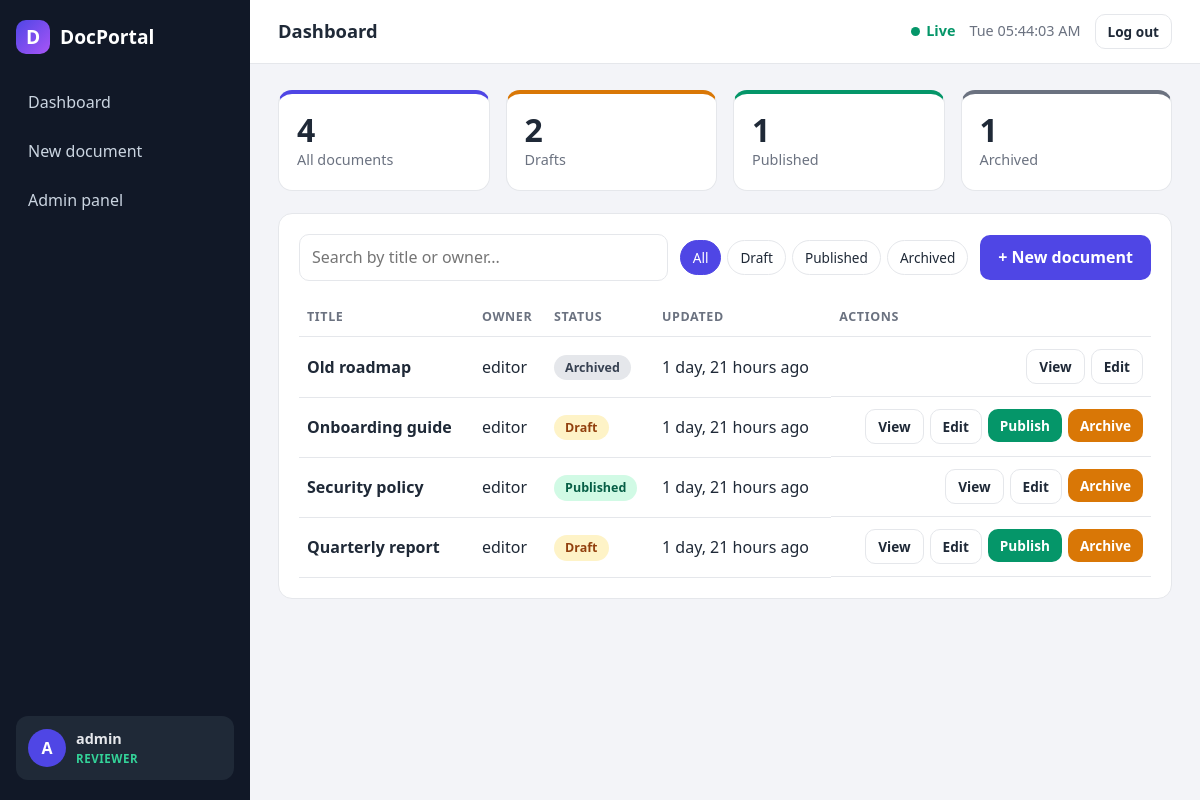
Screenshot of / (signed in) with the database file from the repository.
### accounts/models.py (models this page shows, shortened)
class User(AbstractBaseUser, PermissionsMixin):
    class Role(models.TextChoices):
        EDITOR = "editor", "Editor"
        REVIEWER = "reviewer", "Reviewer"
        VIEWER = "viewer", "Viewer"
    email = models.EmailField(unique=True)
    username = models.CharField(max_length=150, unique=True)
    role = models.CharField(max_length=10, choices=Role.choices, default=Role.VIEWER)
    is_active = models.BooleanField(default=True)
    is_staff = models.BooleanField(default=False)
    date_joined = models.DateTimeField(default=timezone.now)
    failed_login_attempts = models.PositiveSmallIntegerField(default=0)
    is_locked = models.BooleanField(default=False)
    objects = UserManager()
    USERNAME_FIELD = "email"          # users log in with their email
    REQUIRED_FIELDS = ["username"]    # asked by createsuperuser

### documents/models.py (models this page shows, shortened)
class Document(models.Model):
    class Status(models.TextChoices):
        DRAFT = "draft", "Draft"
        PUBLISHED = "published", "Published"
        ARCHIVED = "archived", "Archived"
    title = models.CharField(max_length=200)
    content = models.TextField(blank=True)
    owner = models.ForeignKey(settings.AUTH_USER_MODEL, on_delete=models.CASCADE, related_name="documents")
    status = models.CharField(max_length=10, choices=Status.choices, default=Status.DRAFT)
    created_at = models.DateTimeField(auto_now_add=True)
    updated_at = models.DateTimeField(auto_now=True)
    class Meta:
        ordering = ["-updated_at"]
        permissions = [
            ("publish_document", "Can publish document"),
            ("archive_document", "Can archive document"),
        ]
    def get_absolute_url(self):
        return reverse("documents:detail", kwargs={"pk": self.pk})

### documents/views.py (the view)
# urls.py: path("", views.DocumentListView.as_view(), name="list"),
class DocumentListView(PermissionRequiredMixin, ListView):
    permission_required = "documents.view_document"
    template_name = "documents/document_list.html"
    context_object_name = "documents"
    def get_queryset(self):
        queryset = Document.objects.select_related("owner")
        status = self.request.GET.get("status")
        if status in Document.Status.values:
            queryset = queryset.filter(status=status)
        return queryset
    def get_context_data(self, **kwargs):
        context = super().get_context_data(**kwargs)
        context["stats"] = Document.objects.aggregate(
            total=Count("id"),
            drafts=Count("id", filter=Q(status=Document.Status.DRAFT)),
            published=Count("id", filter=Q(status=Document.Status.PUBLISHED)),
            archived=Count("id", filter=Q(status=Document.Status.ARCHIVED)),
        )
        context["current_status"] = self.request.GET.get("status", "")
        return context

### documents/templatetags/doc_perms.py (called while the page is built)
@register.filter
def can_edit(user, document):
    return user.has_perm("documents.change_document", document)

### documents/templates/documents/document_list.html (shortened to what this page needs)
{% extends "app_base.html" %}
{% load doc_perms %}
{% block heading %}Dashboard{% endblock %}
{% block content %}
<section class="stats">
  <div class="stat"><span class="stat-num">{{ stats.total }}</span><span class="stat-label">All documents</span></div>
  <div class="stat draft"><span class="stat-num">{{ stats.drafts }}</span><span class="stat-label">Drafts</span></div>
  <div class="stat published"><span class="stat-num">{{ stats.published }}</span><span class="stat-label">Published</span></div>
  <div class="stat archived"><span class="stat-num">{{ stats.archived }}</span><span class="stat-label">Archived</span></div>
</section>
<section class="panel">
  <div class="toolbar">
    <input id="doc-search" class="search" type="search" placeholder="Search by title or owner..." autocomplete="off">
    <div class="chips">
      <a class="chip {% if not current_status %}active{% endif %}" href="{% url 'documents:list' %}">All</a>
      <a class="chip {% if current_status == 'draft' %}active{% endif %}" href="?status=draft">Draft</a>
      <a class="chip {% if current_status == 'published' %}active{% endif %}" href="?status=published">Published</a>
      <a class="chip {% if current_status == 'archived' %}active{% endif %}" href="?status=archived">Archived</a>
    </div>
    {% if perms.documents.add_document %}<a class="btn" href="{% url 'documents:create' %}">+ New document</a>{% endif %}
  </div>
  <table class="table" id="doc-table">
    <thead><tr><th>Title</th><th>Owner</th><th>Status</th><th>Updated</th><th class="right">Actions</th></tr></thead>
    <tbody>
    {% for doc in documents %}
      <tr data-search="{{ doc.title|lower }} {{ doc.owner.username|lower }}">
        <td data-label="Title"><a class="title-link" href="{{ doc.get_absolute_url }}">{{ doc.title }}</a></td>
        <td data-label="Owner">{{ doc.owner.username }}</td>
        <td data-label="Status"><span class="pill {{ doc.status }}">{{ doc.get_status_display }}</span></td>
        <td data-label="Updated">{{ doc.updated_at|timesince }} ago</td>
        <td data-label="Actions" class="actions">
          <a class="btn sm ghost" href="{{ doc.get_absolute_url }}">View</a>
          {% if perms.documents.change_document and user|can_edit:doc %}
            <a class="btn sm ghost" href="{% url 'documents:edit' doc.pk %}">Edit</a>
          {% endif %}
          {% if perms.documents.publish_document and doc.status == 'draft' %}
            <form method="post" action="{% url 'documents:publish' doc.pk %}">{% csrf_token %}<button class="btn sm success">Publish</button></form>
          {% endif %}
          {% if perms.documents.archive_document and doc.status != 'archived' %}
            <form method="post" action="{% url 'documents:archive' doc.pk %}">{% csrf_token %}<button class="btn sm warn">Archive</button></form>
          {% endif %}
        </td>
      </tr>
    {% empty %}
      <tr><td colspan="5" class="empty">No documents yet.</td></tr>
    {% endfor %}
    </tbody>
  </table>
</section>
{% endblock %}

### templates/app_base.html (shortened to what this page needs)
{% extends "base.html" %}
{% block body %}
<div class="app">
  <aside class="sidebar" id="sidebar">
    <a class="brand" href="{% url 'documents:list' %}"><span class="logo">D</span> DocPortal</a>
    <nav class="nav">
      <a href="{% url 'documents:list' %}">Dashboard</a>
      {% if perms.documents.add_document %}<a href="{% url 'documents:create' %}">New document</a>{% endif %}
      {% if user.is_staff %}<a href="{% url 'admin:index' %}">Admin panel</a>{% endif %}
    </nav>
    {% if user.is_authenticated %}
    <div class="user-card">
      <div class="avatar">{{ user.username|slice:":1"|upper }}</div>
      <div class="user-meta"><strong>{{ user.username }}</strong><span class="role {{ user.role }}">{{ user.get_role_display }}</span></div>
    </div>
    {% endif %}
  </aside>
  <div class="main">
    <header class="topbar">
      <h2>{% block heading %}{% endblock %}</h2>
      <div class="topbar-right">
        <span class="live"><i class="dot"></i> Live</span>
        <time id="clock"></time>
        {% if user.is_authenticated %}
        <form method="post" action="{% url 'logout' %}">{% csrf_token %}<button class="btn sm ghost">Log out</button></form>
        {% endif %}
      </div>
    </header>
    <main class="content">{% block content %}{% endblock %}</main>
  </div>
</div>
{% endblock %}

### templates/base.html (shortened to what this page needs)
{% load static %}<!doctype html>
<html lang="en">
<head>
  <link rel="stylesheet" href="{% static 'css/app.css' %}">
</head>
<body>
{% block body %}{% endblock %}
</body>
</html>

### rows the page displays
User: username "A", username "admin", role "REVIEWER"
Document: title "Old roadmap", owner.username "editor", status "Archived", updated_at "1 day, 21 hours"
Document: title "Onboarding guide", owner.username "editor", status "Draft", updated_at "1 day, 21 hours", shows "Publish", shows "Archive"
Document: title "Security policy", owner.username "editor", status "Published", updated_at "1 day, 21 hours", shows "Archive"
Document: title "Quarterly report", owner.username "editor", status "Draft", updated_at "1 day, 21 hours", shows "Publish", shows "Archive"

### other values shown
{{ stats.total }} "4"
{{ stats.drafts }} "2"
{{ stats.published }} "1"
{{ stats.archived }} "1"
